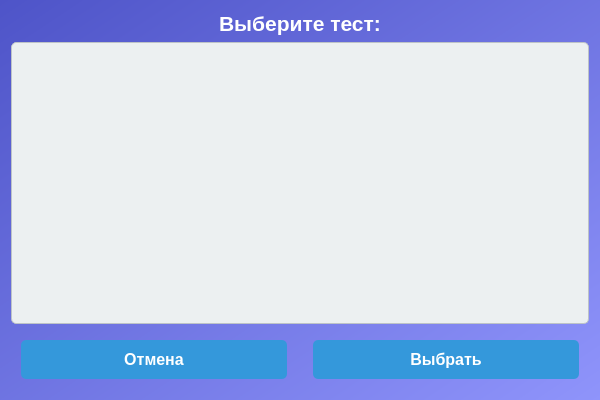
<?xml version="1.0" encoding="UTF-8"?>
<ui version="4.0">
 <class>TestSelectionWindow</class>
 <widget class="QDialog" name="TestSelectionWindow">
  <property name="geometry">
   <rect>
    <x>0</x>
    <y>0</y>
    <width>600</width>
    <height>400</height>
   </rect>
  </property>
  <property name="windowTitle">
   <string>Выбор теста</string>
  </property>
  <property name="styleSheet">
   <string notr="true">
    QDialog {
        background-color: qlineargradient(spread:pad, x1:0, y1:0, x2:1, y2:1, stop:0 #4e54c8, stop:1 #8f94fb);
    }
    QLabel {
        font-size: 16pt;
        font-weight: bold;
        color: white;
    }
    QListWidget {
        background-color: #ecf0f1;
        border: 1px solid #bdc3c7;
        border-radius: 5px;
        font-size: 12pt;
    }
    QPushButton {
        background-color: #3498db;
        color: white;
        font-size: 12pt;
        font-weight: bold;
        border: none;
        border-radius: 5px;
        padding: 10px;
        min-width: 100px;
        margin: 10px;
    }
    QPushButton:hover {
        background-color: #2980b9;
    }
    QPushButton:pressed {
        background-color: #1abc9c;
    }
   </string>
  </property>
  <layout class="QVBoxLayout" name="verticalLayout">
   <item>
    <widget class="QLabel" name="titleLabel">
     <property name="text">
      <string>Выберите тест:</string>
     </property>
     <property name="alignment">
      <set>Qt::AlignCenter</set>
     </property>
    </widget>
   </item>
   <item>
    <widget class="QListWidget" name="testsList">
     <property name="toolTip">
      <string>Список доступных тестов</string>
     </property>
    </widget>
   </item>
   <item>
    <layout class="QHBoxLayout" name="horizontalLayout">
     <item>
      <widget class="QPushButton" name="cancelButton">
       <property name="text">
        <string>Отмена</string>
       </property>
      </widget>
     </item>
     <item>
      <widget class="QPushButton" name="selectButton">
       <property name="text">
        <string>Выбрать</string>
       </property>
      </widget>
     </item>
    </layout>
   </item>
  </layout>
 </widget>
 <resources/>
 <connections/>
</ui>
